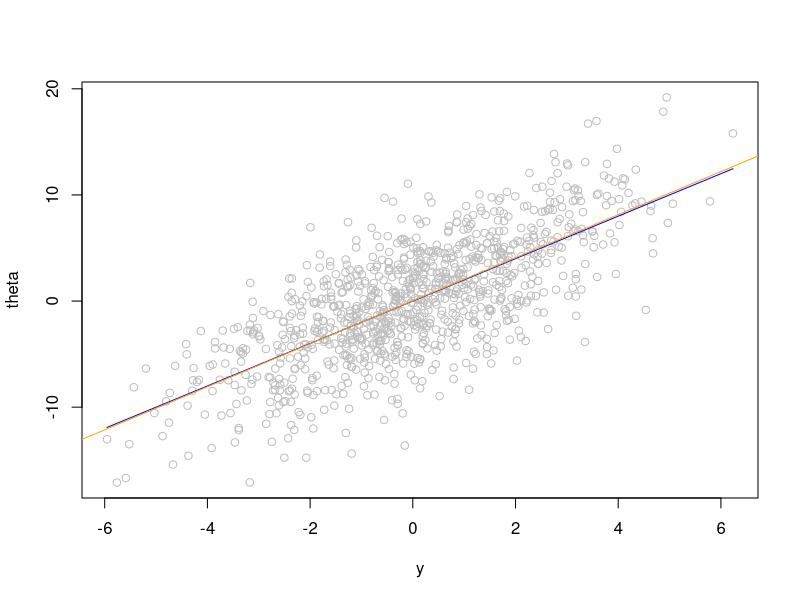
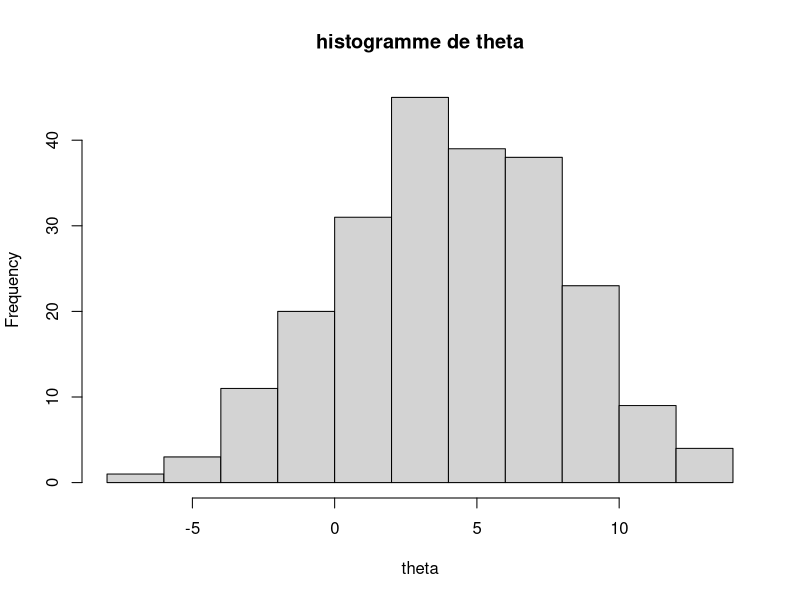
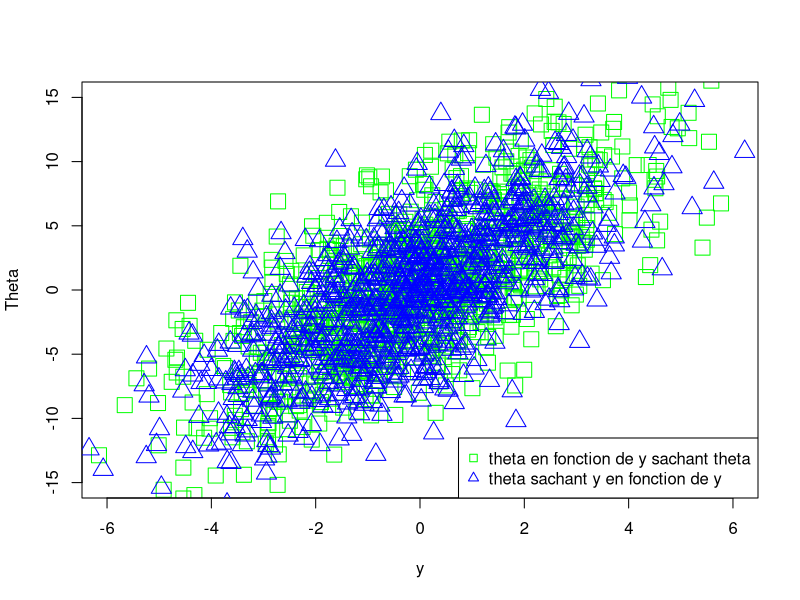
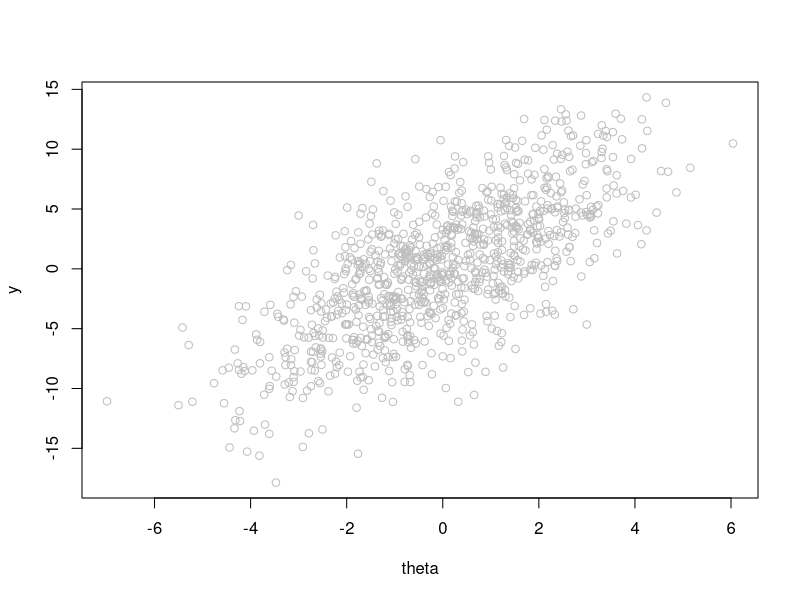

These figures' R source, in order:
## ---- chunk 1
  
taille <- 1000

#On tire les thetas 
theta <- rnorm(taille, 0, 32) #je ne sais pas si il veut la variance ou l'ecart-type

#on tire les y sachant theta

y <- rnorm(taille, theta/4, 2)

## ---- chunk 2
  
taille <- 1000

#On tire les thetas 
theta <- rnorm(taille, 0, sqrt(32)) #je ne sais pas si il veut la variance ou l'ecart-type

#on tire les y sachant theta

y <- rnorm(taille, theta/4, sqrt(2))

#on trace les points
plot(y, theta, col="grey")

#on trace la droite de l'espérance

curve(2*x, add=TRUE, col="blue")

#on trace la droite de la régression linéaire

abline(lm(theta ~ y), col="orange")
## ---- chunk 3
 
taille <- 100000

#On tire les thetas 
theta <- rnorm(taille, 0, sqrt(32)) #je ne sais pas si il veut la variance ou l'ecart-type

#on tire les y sachant theta

y <- rnorm(taille, theta/4, sqrt(2))
ytheta <- data.frame(theta, y)
ytheta = ytheta[ytheta[,2] < 2.01 & ytheta[,2] > 1.99,]


## ---- chunk 4
hist(ytheta[,1], main = 'histogramme de theta', xlab = 'theta')
## ---- chunk 5
taille <- 1000

#On tire les thetas 
theta <- rnorm(taille, 0, sqrt(32)) #je ne sais pas si il veut la variance ou l'ecart-type

#on tire les y sachant theta

y_theta <- rnorm(taille, theta/4, sqrt(2))

#On tire les y
y <- rnorm(taille, 0, sqrt(4)) #je ne sais pas si il veut la variance ou l'ecart-type

#on tire les thetas sachant y

theta_y <- rnorm(taille, 2*y, sqrt(16))


#on trace les deux nuages de points pour les comparer
plot(y_theta,theta,xlab="y",ylab="Theta",col="green",pch=0,xlim=c(-6,6),ylim=c(-15,15),cex=2)

points(y,theta_y,col="blue",pch=2,cex=2)
legend(x="bottomright", legend=c("theta en fonction de y sachant theta","theta sachant y en fonction de y"), col=c("green","blue"), pch=c(0,2))

## ---- chunk 6
theta_t = 0
t = 1100
y_liste = c()
theta_liste = c()

while (t > 0) {
  y_t = rnorm(1, theta_t/4, sqrt(2))
  theta_t = rnorm(1, 2*y_t, sqrt(16))
  y_liste = c(y_liste, y_t)
  theta_liste = c(theta_liste, theta_t)
  t = t-1
  }

ytheta= data.frame(y_liste, theta_liste)
ytheta = tail(ytheta, 1000)
#ytheta

plot(ytheta[,1], ytheta[,2], ylab = 'y', xlab = 'theta', col="grey")
  
